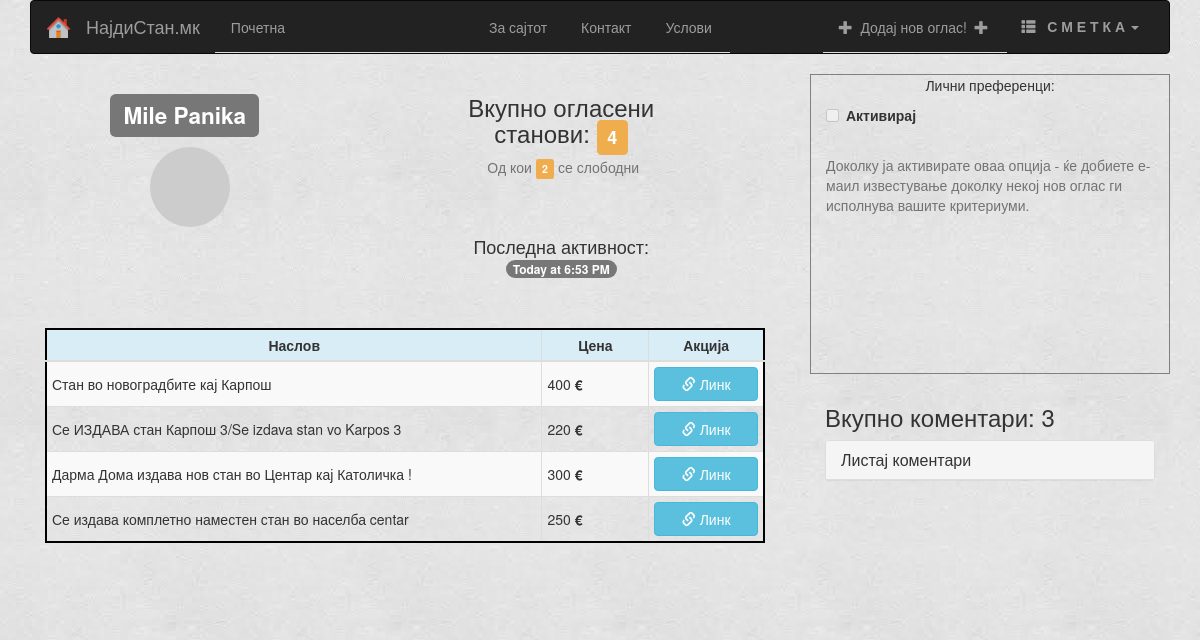
/user/5, run on the app's committed database.
### app/models.py (models this page shows, shortened)
class Users(db.Model):
    userId = db.Column(db.Integer, primary_key=True)
    fullName = db.Column(db.String(100), index=True)
    email = db.Column(db.String(120), index=True, unique=True)
    password = db.Column(db.String(32))
    telNumber = db.Column(db.String(30))
    regIP = db.Column(db.String(20))
    regDate = db.Column(db.DateTime)
    lastSeen = db.Column(db.DateTime)
    isAdmin = db.Column(db.Boolean, default=False)
    interestedIn = db.Column(db.String(120))
    condosOwned = db.relationship('Condo', backref='condoOwner', lazy='dynamic')
    commentsOwned = db.relationship('Comment', backref='commentOwner', lazy='dynamic')
    reportedUser = db.relationship('Reports', backref='userReported', lazy='dynamic')
    def avatar(self, size):
        return 'https://www.gravatar.com/avatar/%s?d=wavatar&s=%d&' % (md5(self.email.lower().encode('utf-8')).hexdigest(), size)

class Condo(db.Model):
    condoId = db.Column(db.Integer, primary_key=True)
    title = db.Column(db.String(30))
    description = db.Column(db.String(150))
    city = db.Column(db.String(30))
    area = db.Column(db.String(30), nullable=True)
    address = db.Column(db.String(80))
    price = db.Column(db.Integer)
    quadrature = db.Column(db.Integer)
    rooms = db.Column(db.Integer)
    floor = db.Column(db.Integer)
    timestamp = db.Column(db.DateTime)
    timesVisited = db.Column(db.Integer)
    available = db.Column(db.Boolean, default=True)
    isApproved = db.Column(db.Boolean, default=False)
    types = db.Column(db.Boolean, default=False)
    user_id = db.Column(db.Integer, db.ForeignKey('users.userId'))
    comsPerCondo = db.relationship('Comment', backref='commentsPerCondo', lazy='dynamic')
    imgsPerCondo = db.relationship('Images', backref='imagesPerCondo', lazy='dynamic')
    actedOn = db.Column(db.Boolean, default=False)

### app/views.py (the view)
@app.route('/user/<userid>')
def user(userid):
    if not userid.isdigit():
        flash('Внесете број после \'user/\', не карактери !')
        return redirect(url_for('index'))
    cuser = Users.query.filter_by(userId=userid).first()
    if cuser is None:
        flash('Не постои таков корисник')
        return redirect(url_for('index'))
    form = ListingForm()
    boolCurrentUser = True
    if g.user.is_authenticated:
        if cuser.userId is not g.user.userId:
            boolCurrentUser = False
        else:
            return redirect(url_for('profile'))
    else:
        boolCurrentUser = False
    allCondos = cuser.condosOwned.order_by(Condo.timestamp.desc()).all()
    allComments = cuser.commentsOwned.order_by(Comment.commTimeStamp.desc()).all()
    freeCondos = len(cuser.condosOwned.filter(Condo.available == 1).order_by(Condo.timestamp.desc()).all())
    return render_template('profile.html',
                           form=form,
                           user=cuser,
                           title='Профил',
                           condos=allCondos,
                           comments=allComments,
                           bol=boolCurrentUser,
                           freeCondos=freeCondos
                           )

### app/forms.py
class ListingForm(FlaskForm):
    title = StringField('Наслов', validators=[DataRequired(message='Задолжително поле'), Length(min=2, max=100, message='Насловот мора да биде од 2 до 100 карактери')])
    description = TextAreaField('Опис')
    city = SelectField('Град', choices=CITIES, default='Скопје')
    area = SelectField('Регион', choices=SK_AREA, default='Центар')
    areas = SelectField('Регион', choices=SK_AREA[1:], default='Центар')
    address = StringField('Адреса')
    quadrature = SelectField('Квадратура', choices=[(q, q) for q in QUADRATURES], default='100')
    rooms = SelectField('Број на соби', choices=[(r, r) for r in ROOMS], default='5')
    floor = SelectField('Кат', choices=[(f, f) for f in FLOOR], default='3')
    price = StringField('Цена во Евра', validators=[DataRequired(message='Задолжително поле'), Length(min=1, max=9, message='Внесете цел број')])
    file = FileField('Прикачи слики', render_kw={"multiple":""}, validators=[DataRequired(message='Задолжително поле')])
    available = SelectField('Статус', choices=[(k, v) for k,v in CONDO_STATUS], default='1')
    condoType = SelectField('Тип на оглас', choices=[(k, v) for k, v in CONDO_TYPE], default='0')

### app/momentjs.py (called while the page is built)
    def render(self, format):
        return Markup("<script>\ndocument.write(moment(\"%s\").%s);\n</script>" % (self.timestamp.strftime("%Y-%m-%dT%H:%M:%S Z"), format))

    def calendar(self):
        return self.render("calendar()")

    def fromNow(self):
        return self.render("fromNow()")

### app/views.py (called while the page is built)
@app.before_request
def before_request():
    g.user = current_user
    if g.user.is_authenticated:
        g.user.lastSeen = datetime.datetime.utcnow()
        db.session.add(g.user)
        db.session.commit()

### app/templates/profile.html (shortened to what this page needs)
{% extends 'base.html' %}
{% import 'macros.html' as macros %}
{% block content %}
     <div class="row">
        <div class="col-md-8 col-md-offset-0 col-lg-8 col-lg-offset-0">
            <div class="col-md-6 col-lg-6" style="margin-bottom: 30px; padding-left: 80px;">
                <h2><span class="label label-default text-center">{{user.fullName}}</span></h2>
                <img src="{{ user.avatar(128) }}" class="img-circle" style="margin-left: 40px; margin-top: 10px;">
            </div>
            <div class="col-md-5 col-lg-5 " >
                <h3 align="center">Вкупно огласени станови: <span class="label label-warning">{{condos|count}}</span></h3>
                <span class="help-block text-center">&nbsp;Од кои <span class="label label-warning">{{freeCondos}}</span> се слободни </span>
                <br>
                 <br>
                <h4 align="center">Последна активност: <span class="badge">{{momentjs(user.lastSeen).calendar()}}</span></h4>
                <br> <br>
            </div>
            <div class="col-md-12 col-md-offset-0 col-lg-12 col-lg-offset-0" style="margin-bottom: 50px;">
                 <div class="table-responsive">
                 <table class="table table-striped table-hover table-bordered table-condensed"  >
                     {% if condos %}
                    <thead>
                      <tr class="info" >
                        <th>Наслов</th>
                        <th style="min-width: 80px;">Цена</th>
                        <th>Акција</th>
                      </tr>
                    </thead>
                    <tbody>
                    {% for condo in condos %}
                        <div class="btn-group btn-group-justified">
                        <tr>
                            <td>{{condo.title}}</td>
                            <td>{{condo.price}}<b> €</b></td>
                            <td>
                                <a href="/listing/preview/{{condo.condoId}}" class="btn btn-primary btn-info btn-small btn-block" target="_blank">
                                    <span class="glyphicon glyphicon-link"></span>&nbsp;Линк
                                </a>
                            </td>
                             </div>
                    {% endfor %}
                    </tbody>
                {% else %}
                     {% if bol %}
                        <p class="text-center">Немате објавено станови. Кликнете „<b><a href="/listing/new">Додај нов оглас!“ за да креирате</a></b>.</p>
                     {% else %}
                        <p class="text-center">Корисникот нема објавено станови.</p>
                     {% endif %}
                {% endif %}
                 </table>
                </div>
         </div>
         </div>
         <div class="col-md-4 col-md-offset-0 col-lg-4 col-lg-offset-0" >
         {% if bol %}
             <div class="col-md-12 col-lg-12" style="min-height: 300px; border: 1px solid gray;">
                  <p class="text-center">Лични преференци:</p>
                 <div class="checkbox-inline" style="text-align: center; margin-bottom: 20px;">
                     {% if user.interestedIn.split('-')[0] == '1' %}
                        <input type="checkbox" id="cbx" value="" checked ><label id="lbl" class="text-center">Активирано</label>
                     {% else %}
                        <input type="checkbox" id="cbx" value="" ><label id="lbl" class="text-center">Активирај</label>
                     {% endif %}
                 </div>
                 <span id="spn" class="help-block">Доколку ја активирате оваа опција - ќе добиете е-маил известување доколку некој нов оглас ги исполнува вашите критериуми.</span>
                <br>
                 <div id="personalPref" style="display: none;">
                     {% call macros.render_form_other(form, action_url=url_for('profile'), action_text='',  class_='form-horizontal') %}
                        {{ macros.render_field_inline_price_oddo(form.price, value=user.interestedIn.split('-')[4]) }}
                        {{ macros.render_field_inline(form.condoType, value=user.interestedIn.split('-')[3]) }}
                        {{ macros.render_field_inline(form.city, value=user.interestedIn.split('-')[1]) }}
                        {{ macros.render_field_inline(form.areas, value=user.interestedIn.split('-')[2]) }}
                        <input type="hidden" name="userid" id="userid" value="{{user.userId}}">
                        <input type="hidden" name="dooVal" id="dooVal" value="{{user.interestedIn.split('-')[5]}}">
                    {% endcall %}
                        <div class="form-group">
                             <button type="button" id="savePref" class="btn btn-primary btn-block" >Зачувај</button>
                        </div>
                 </div>
             </div>
          </div>
         {% else %}
                <div class="col-md-12 col-lg-12" style="min-height: 300px; border: 1px solid gray;">
                  <p class="text-center">Лични преференци:</p>
                 <div class="checkbox-inline" style="text-align: center; margin-bottom: 20px;">
                     {% if user.interestedIn.split('-')[0] == '1' %}
                        <input type="checkbox" id="cbx" value="" checked disabled ><label id="lbl" class="text-center">Активирано</label>
                     {% else %}
                        <input type="checkbox" id="cbx" value="" disabled ><label id="lbl" class="text-center">Активирај</label>
                     {% endif %}
                 </div>
                 <span id="spn" class="help-block">Доколку ја активирате оваа опција - ќе добиете е-маил известување доколку некој нов оглас ги исполнува вашите критериуми.</span>
                <br>
                </div>
        {% endif %}
                <div class="col-md-12 col-lg-12" style="margin-top: 10px;">
                      <h3>Вкупно коментари: {{comments|count}}</h3>
                      <div class="panel-group">
                        <div class="panel panel-default">
                          <div class="panel-heading">
                            <h4 class="panel-title">
                              <a data-toggle="collapse" href="#collapse1">Листај коментари</a>
                            </h4>
                          </div>
                        </div>
                      </div>
                 </div>
    </div>
     </div>
{% endblock %}

### app/templates/base.html (style rules this page uses)
body { background-image: url("../../../static/img/icons/bg.jpg"); }
th { text-align: center; }
td { vertical-align: middle !important; }
.table-bordered { border: 2px solid #000 !important; }

### data on the page
Users: fullName "Mile Panika"
Condo: title "Стан во новоградбите кај Карпош", price "400"
Condo: title "Се ИЗДАВА стан Карпош 3/Se izdava stan vo Karpos 3", price "220"
Condo: title "Дарма Дома издава нов стан во Центар кај Католичка !", price "300"
Condo: title "Се издава комплетно наместен стан во населба centar", price "250"

### other printed values
{{ condos|count }} "4"
{{ freeCondos }} "2"
{{ comments|count }} "3"
